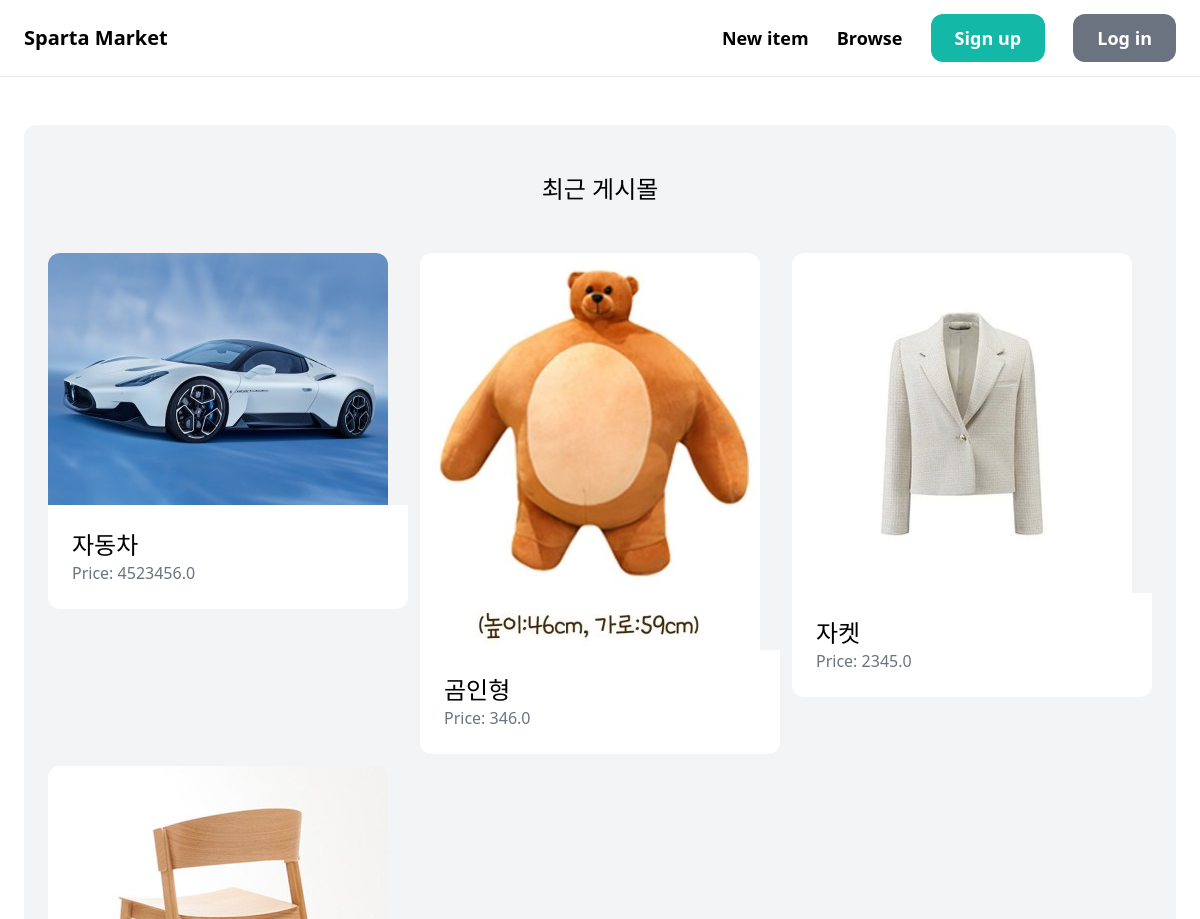
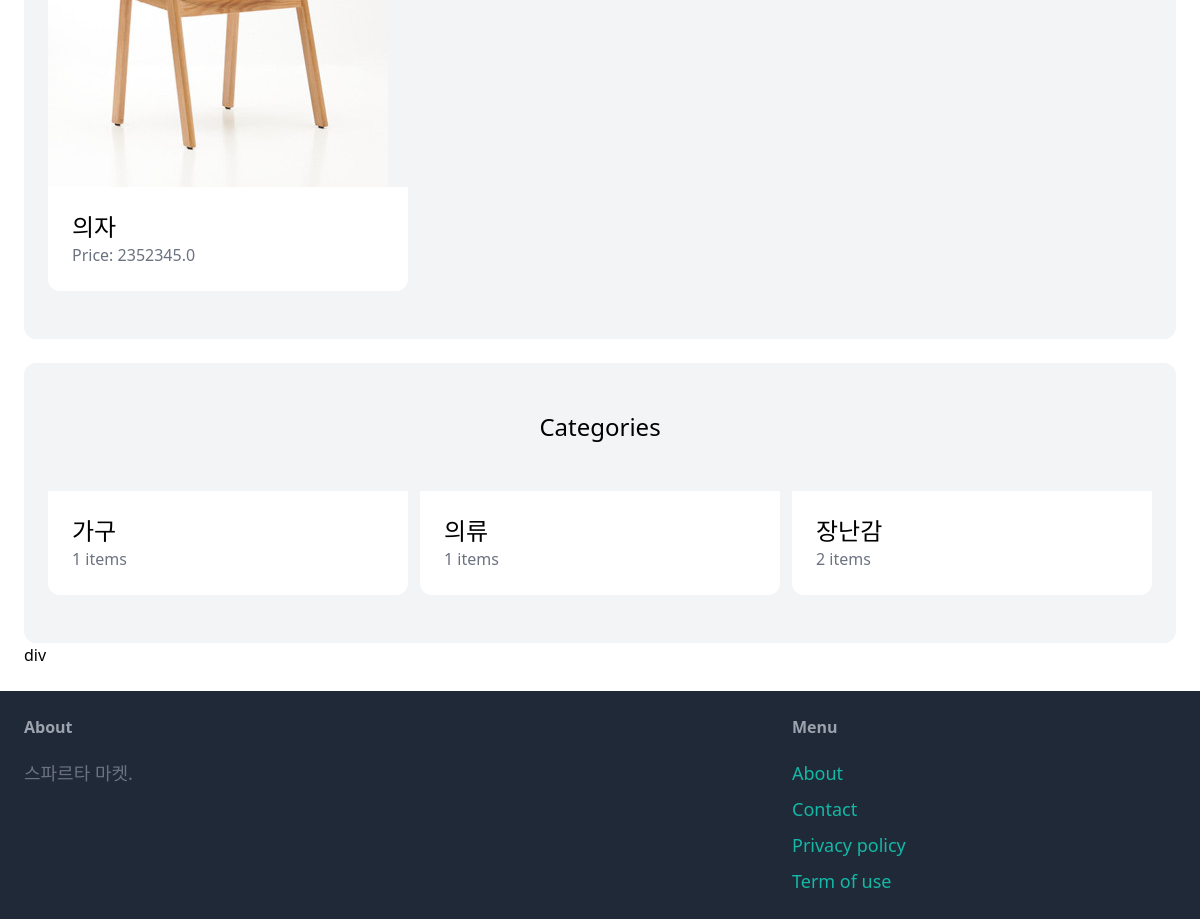
Before: / with the older database file (2 pictures, top to bottom).
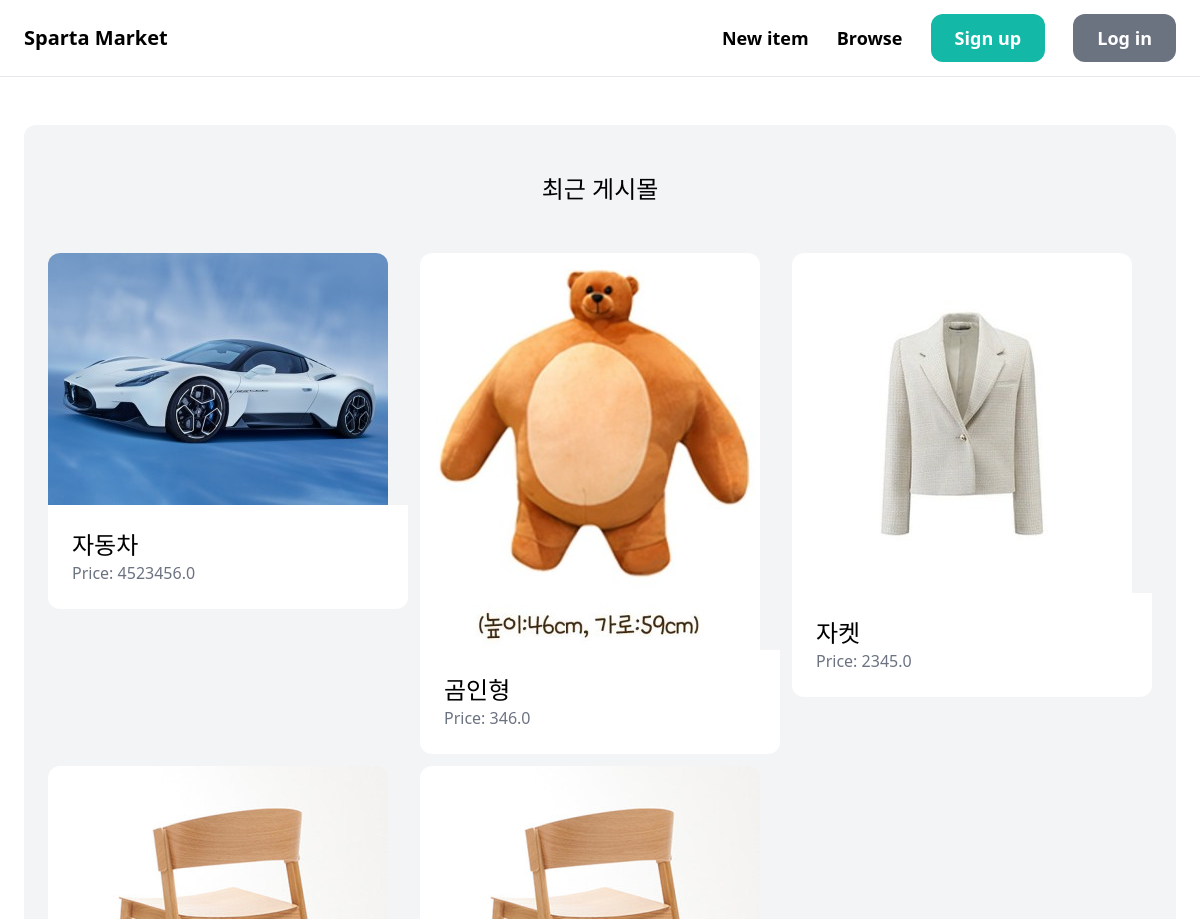
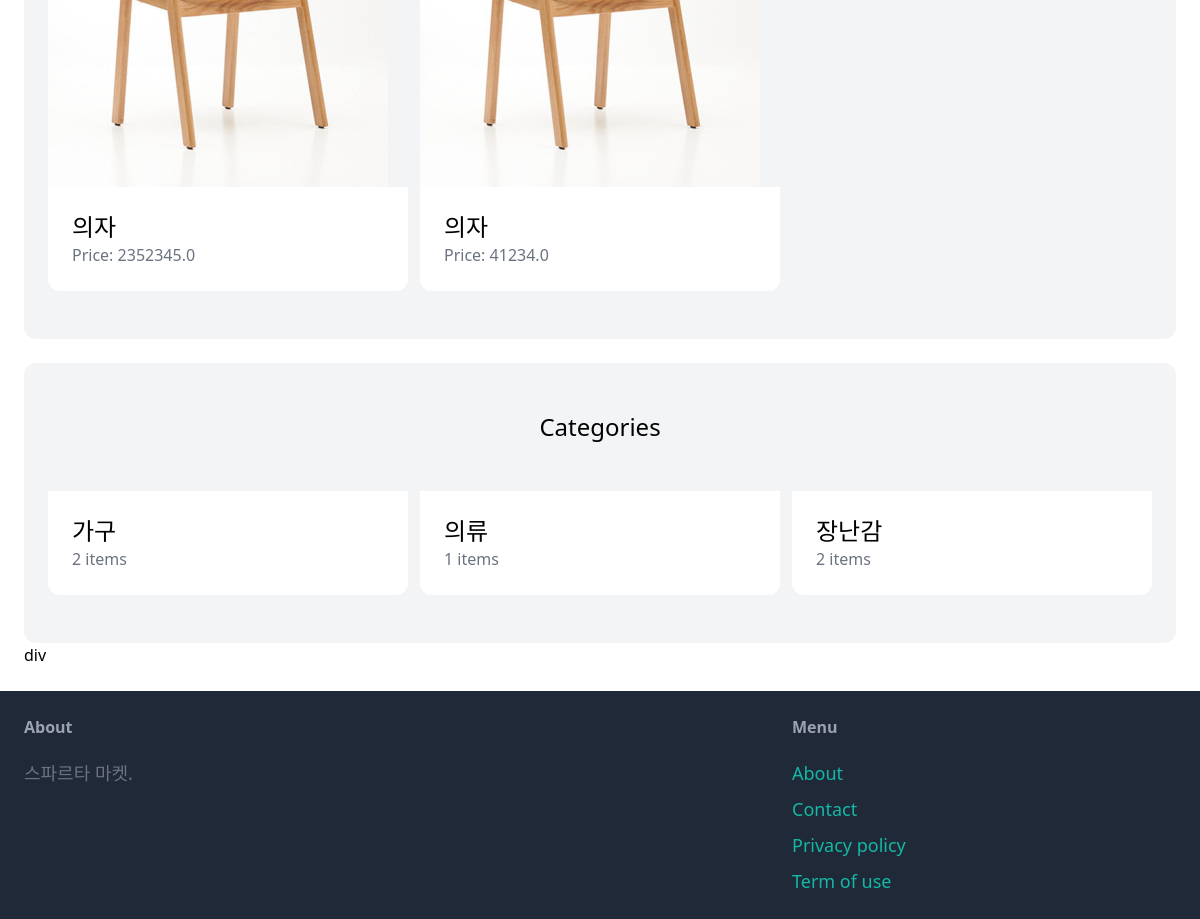
After: the same page with the newer database file (2 pictures, top to bottom).
### item/models.py (models this page shows, shortened)
class Item(models.Model):
    category = models.ForeignKey(Category, related_name='items', on_delete=models.CASCADE)
    name = models.CharField(max_length=255)
    description = models.TextField(blank=True, null=True)
    price = models.FloatField()
    image = models.ImageField(upload_to='item_image', blank=True, null=True)
    is_sold = models.BooleanField(default=False)
    created_by = models.ForeignKey(User, related_name='items', on_delete=models.CASCADE)
    created_at = models.DateTimeField(auto_now_add=True)

class Category(models.Model):
    name = models.CharField(max_length=255)
    class Meta:
        ordering = ('name',)
        verbose_name_plural = 'Categories'

### core/views.py (the view)
# urls.py: path('', views.index, name='index'),
def index(request):
        item = Item.objects.filter(is_sold=False)[0:6]
        categories = Category.objects.all()
        return render(request, 'core/index.html', {
            'categories': categories,
            'item': item,
        })

### core/templates/core/index.html (shortened to what this page needs)
{% extends 'core/base.html' %}
{% block content %}
    <div class="mt-6 px-6 py-12 bg-gray-100 rounded-xl">
        <h2 class="mb-12 text-2xl text-center">최근 게시몰</h2>
        <div class="grid grid-cols-3 gap-3">
            {% for item in item %}
                <div>
                    <a href="{% url 'item:detail' item.id %}">
                        <div>
                            <img src="{{ item.image.url }}" class="rounded-t-xl">
                        </div>
                        <div class="p-6 bg-white rounded-b-xl">
                            <h2 class="text-2xl">{{ item.name }}</h2>
                            <p class="text-gray-500">Price: {{ item.price }}</p>
                        </div>
                    </a>
                </div>
            {% endfor %}
        </div>
    </div>
    <div class="mt-6 px-6 py-12 bg-gray-100 rounded-xl">
        <h2 class="mb-12 text-2xl text-center">Categories</h2>
        <div class="grid grid-cols-3 gap-3">
            {% for category in categories %}
                <div>
                    <a href="#">
                        <div class="p-6 bg-white rounded-b-xl">
                            <h2 class="text-2xl">{{ category.name }}</h2>
                            <p class="text-gray-500">{{ category.items.count }} items</p>
                        </div>
                    </a>
                </div>
            {% endfor %}
        </div>
    </div>div
{% endblock %}

### core/templates/core/base.html (shortened to what this page needs)
<!doctype html>
<html>
    <head>
        <script src="https://cdn.tailwindcss.com"></script>
    </head>
    <body>
        <nav class="py-6 px-6 flex justify-between items-center border-b border-gray-200">
            <a href="/" class="text-xl font-semibold">Sparta Market</a>
            <div class="space-x-6">
                <a href="{% url 'item:new' %}" class="text-lg font-semibold hover:text-gray-500">New item</a>
                <a href="#" class="text-lg font-semibold hover:text-gray-500">Browse</a>
                {% if request.user.is_authenticated %}
                    <a href="#" class="px-6 py-3 text-lg font-semibold bg-teal-500 text-white rounded-xl hover:bg-teal-700">Inbox</a>
                    <a href="{% url 'dashboard:index' %}" class="px-6 py-3 text-lg font-semibold bg-gray-500 text-white rounded-xl hover:bg-gray-700">Dashboard</a>
                {% else %}
                    <a href="{% url 'core:signup' %}" class="px-6 py-3 text-lg font-semibold bg-teal-500 text-white rounded-xl hover:bg-teal-700">Sign up</a>
                    <a href="{% url 'core:login' %}" class="px-6 py-3 text-lg font-semibold bg-gray-500 text-white rounded-xl hover:bg-gray-700">Log in</a>
                {% endif %}
            </div>
        </nav>
        <div class="px-6 py-6">
            {% block content %}
            {% endblock %}
        </div>
        <footer class="py-6 px-6 flex justify-between bg-gray-800">
            <div class="w-2/3 pr-10">
                <h3 class="mb-5 font-semibold text-gray-400">About</h3>
                <p class="text-lg text-gray-500">스파르타 마켓.</p>
            </div>
            <div class="w-1/3">
                <h3 class="mb-5 font-semibold text-gray-400">Menu</h3>
                <ul class="space-y-2">
                    <li><a href="#" class="text-lg text-teal-500 hover:text-teal-700">About</a></li>
                    <li><a href="{% url 'core:contact' %}" class="text-lg text-teal-500 hover:text-teal-700">Contact</a></li>
                    <li><a href="#" class="text-lg text-teal-500 hover:text-teal-700">Privacy policy</a></li>
                    <li><a href="#" class="text-lg text-teal-500 hover:text-teal-700">Term of use</a></li>
                </ul>
            </div>
        </footer>
    </body>
</html>

Changed rows visible on the page:
added Item: image (picture), name "의자", price "41234.0"
computed for Category "가구": items.count "1" → "2"
